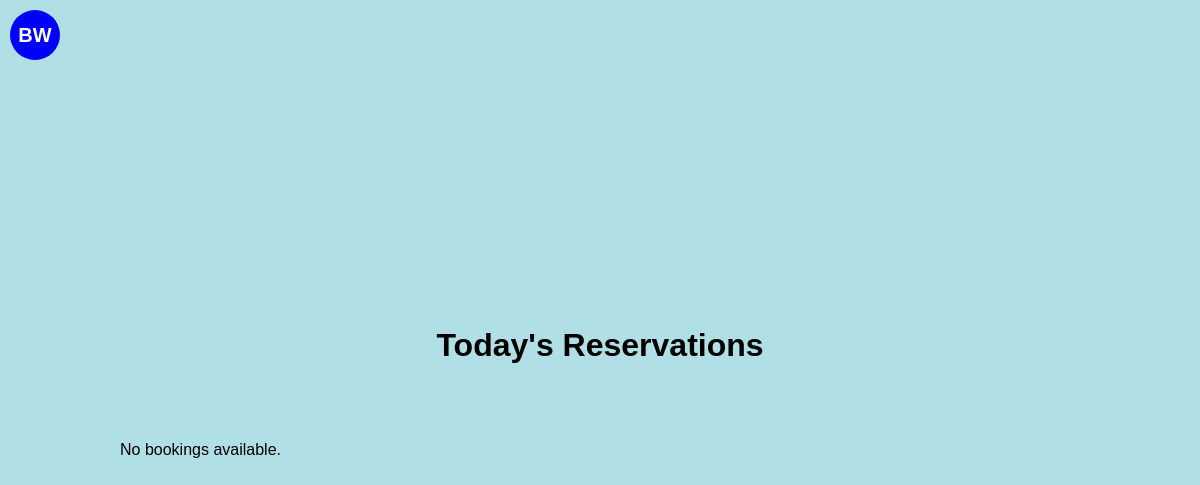
The app's page /, older data.
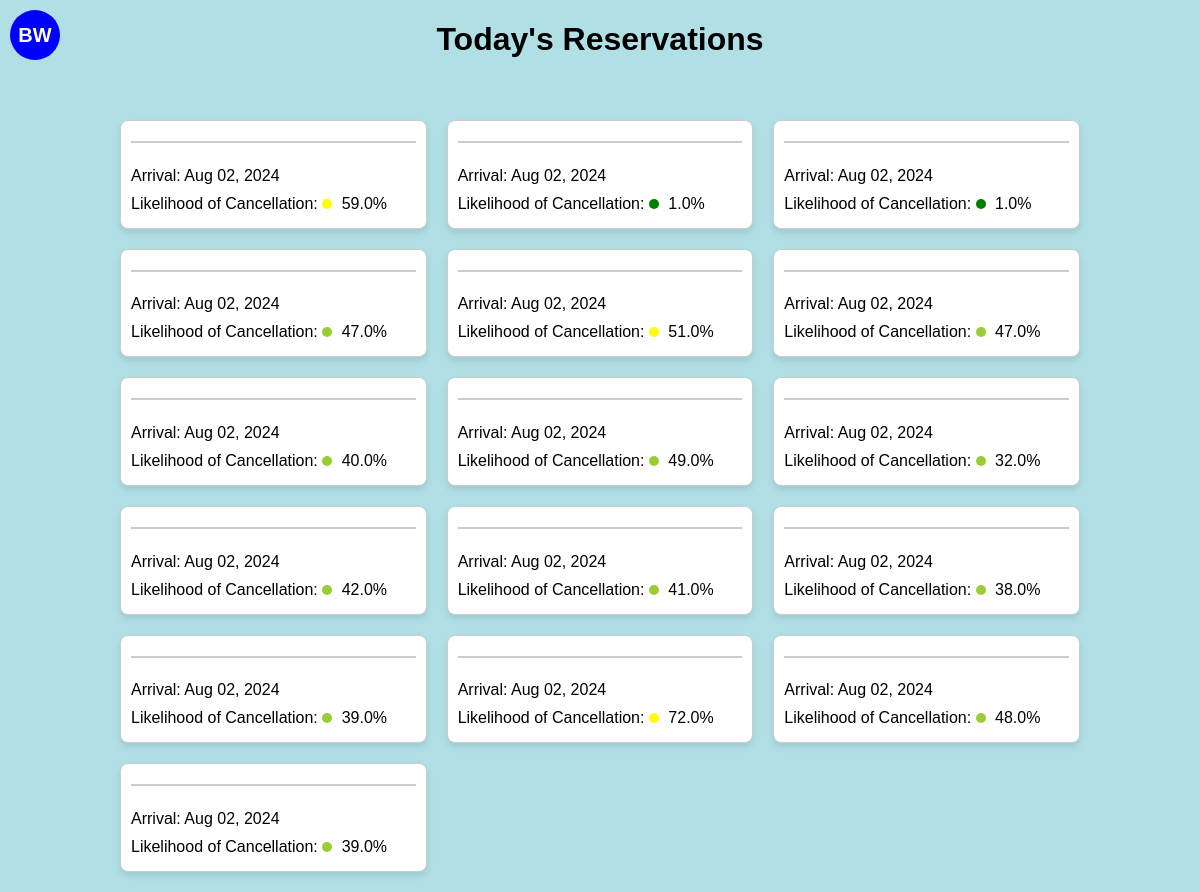
The same page, newer data.
### cancellationPredictor/models.py (models this page shows, shortened)
class Booking(models.Model):
    month_of_booking = models.IntegerField()
    day_of_booking = models.IntegerField()
    weekday_of_booking = models.IntegerField()
    month_of_arrival = models.IntegerField()
    day_of_arrival = models.IntegerField()
    weekday_of_arrival = models.IntegerField()
    num_of_nights = models.IntegerField()
    is_repeated_guest = models.BooleanField()
    previous_stays = models.IntegerField()
    previous_cancellations = models.IntegerField()
    booking_to_arrival_duration = models.IntegerField()
    rate = models.DecimalField(max_digits=10, decimal_places=2)  # Assuming 'Rate' needs to handle decimals
    override = models.DecimalField(max_digits=10, decimal_places=2)  # Assuming 'Override' is a monetary value
    probability = models.DecimalField(max_digits=10, decimal_places=6)  # Storing probabilities with precision
    prediction = models.BooleanField()  # Assuming prediction is a binary outcome (True/False)
    guest_name = models.TextField()  # Adjust max_length as needed
    date_booking_made = models.DateField()
    scheduled_arrival = models.DateField()

### cancellationPredictor/views.py (the view)
# urls.py: path('', BookingListView.as_view(), name='booking-list'),
class BookingListView(ListView):
    model = Booking
    template_name = 'cancellationPredictor/booking_list.html'
    context_object_name = 'bookings'
    def get_queryset(self):
        today = timezone.localdate()
        today_arrivals = Booking.objects.filter(scheduled_arrival=today)
        fake = Faker()  # Create a Faker generator instance
        for booking in today_arrivals:
            booking.guest_name = fake.name()
        return today_arrivals

### cancellationPredictor/templatetags/custom_filters.py (called while the page is built)
@register.filter(name='multiply')
def multiply(value, arg):
    try:
        return float(value) * float(arg)
    except (ValueError, TypeError):
        return ''  # You might choose to handle the error differently.

### templates/cancellationPredictor/booking_list.html (shortened to what this page needs)
{% load custom_filters %}
<!DOCTYPE html>
<html>
<head>
</head>
<body>
    <div id="logo">BW</div>
    <h1>Today's Reservations</h1>
    <div class="grid-container">
        {% for booking in bookings %}
        <div class="card">
            <h3>{{ booking.guest_name }}</h3>
            <p>Arrival: {{ booking.scheduled_arrival|date:"M d, Y" }}</p>
            <p>Likelihood of Cancellation:
                <span class="probability-circle" style="background-color:
                    {% if booking.probability|multiply:100 < 25 %}
                        green
                    {% elif booking.probability|multiply:100 < 50 %}
                        yellowgreen
                    {% elif booking.probability|multiply:100 < 75 %}
                        yellow
                    {% else %}
                        red
                    {% endif %};
                "></span>
                {{ booking.probability|floatformat:2|multiply:100 }}%
            </p>
        </div>
        {% empty %}
        <p>No bookings available.</p>
        {% endfor %}
    </div>
</body>
</html>

### templates/cancellationPredictor/booking_list.html (style rules this page uses)
body { display: flex; flex-direction: column; align-items: center; justify-content: center; min-height: 100vh; margin: 0; font-family: Arial, sans-serif; background-color: #B0E0E6; }
#logo { position: absolute; top: 10px; left: 10px; width: 50px; height: 50px; background-color: #0000FF; border-radius: 50%; display: flex; justify-content: center; align-items: center; color: white; font-weight: bold; font-size: 20px; }
.grid-container { display: grid; grid-template-columns: repeat(auto-fill, minmax(250px, 1fr)); grid-gap: 20px; padding: 20px; width: 80%; max-width: 1000px; margin-top: 20px; }
.card { background-color: #FFFFFF; border: 1px solid #ccc; border-radius: 8px; box-shadow: 0 4px 6px rgba(0,0,0,0.1); padding: 10px; display: flex; flex-direction: column; justify-content: space-between; }
.card h3 { margin-top: 0; color: #333; border-bottom: 2px solid #ccc; padding-bottom: 10px; }
.card p { margin: 5px 0; }
.probability-circle { height: 10px; width: 10px; border-radius: 50%; display: inline-block; margin-right: 5px; }

Row changes from the older to the newer data that the page shows:
added Booking: scheduled_arrival "Aug 02, 2024", probability|multiply "59.0"
added Booking: scheduled_arrival "Aug 02, 2024", probability|multiply "1.0"
added Booking: scheduled_arrival "Aug 02, 2024", probability|multiply "1.0"
added Booking: scheduled_arrival "Aug 02, 2024", probability|multiply "47.0"
added Booking: scheduled_arrival "Aug 02, 2024", probability|multiply "51.0"
added Booking: scheduled_arrival "Aug 02, 2024", probability|multiply "47.0"
added Booking: scheduled_arrival "Aug 02, 2024", probability|multiply "40.0"
added Booking: scheduled_arrival "Aug 02, 2024", probability|multiply "49.0"
added Booking: scheduled_arrival "Aug 02, 2024", probability|multiply "32.0"
added Booking: scheduled_arrival "Aug 02, 2024", probability|multiply "42.0"
added Booking: scheduled_arrival "Aug 02, 2024", probability|multiply "41.0"
added Booking: scheduled_arrival "Aug 02, 2024", probability|multiply "38.0"
added Booking: scheduled_arrival "Aug 02, 2024", probability|multiply "39.0"
added Booking: scheduled_arrival "Aug 02, 2024", probability|multiply "72.0"
added Booking: scheduled_arrival "Aug 02, 2024", probability|multiply "48.0"
added Booking: scheduled_arrival "Aug 02, 2024", probability|multiply "39.0"
Text that changed along with them:
text no longer shown: "No bookings available."
